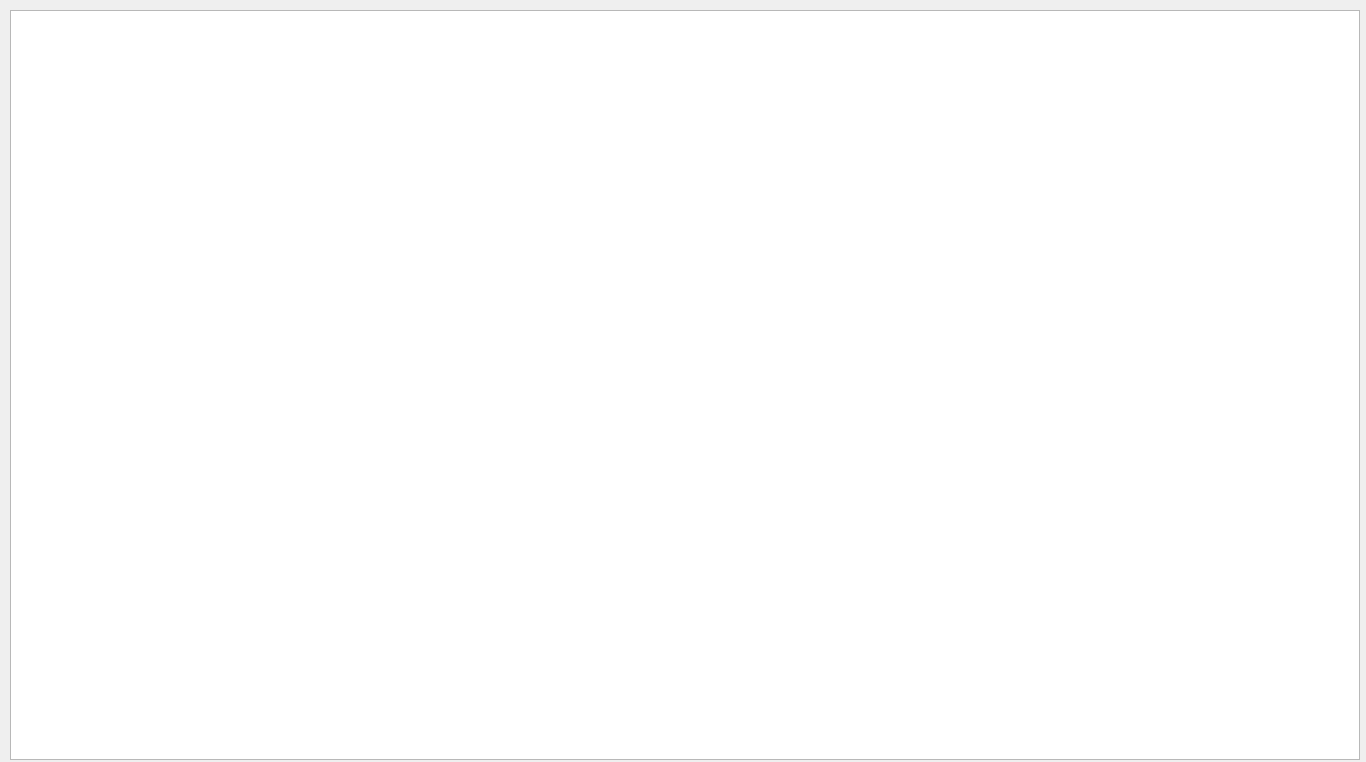
<?xml version="1.0" encoding="UTF-8"?>
<ui version="4.0">
 <class>Dialog</class>
 <widget class="QDialog" name="Dialog">
  <property name="geometry">
   <rect>
    <x>0</x>
    <y>0</y>
    <width>1366</width>
    <height>762</height>
   </rect>
  </property>
  <property name="windowTitle">
   <string>Y TEST</string>
  </property>
  <widget class="QTableWidget" name="table_y_test">
   <property name="geometry">
    <rect>
     <x>10</x>
     <y>10</y>
     <width>1350</width>
     <height>750</height>
    </rect>
   </property>
  </widget>
 </widget>
 <resources/>
 <connections/>
</ui>
